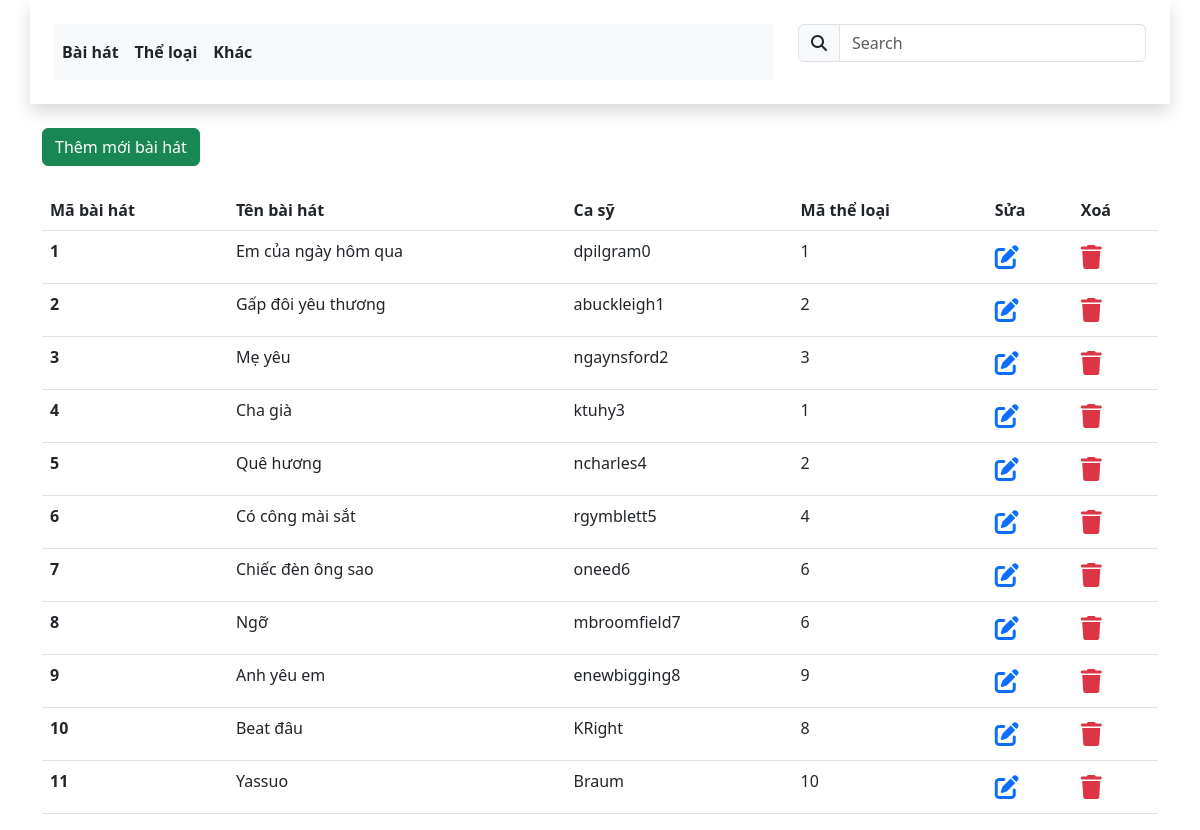
Screenshot of /?controller=song&action=index with the database file from the repository.
### tables this page shows
CREATE TABLE IF NOT EXISTS `song` (
  `id` int(11) NOT NULL AUTO_INCREMENT,
  `nameSong` varchar(255) DEFAULT NULL,
  `singer` varchar(255) DEFAULT NULL,
  `idCategory` int(11) NOT NULL,
  PRIMARY KEY (`id`),
  KEY `song_ibfk_1` (`idCategory`),
  CONSTRAINT `song_ibfk_1` FOREIGN KEY (`idCategory`) REFERENCES `category` (`id`) ON DELETE CASCADE ON UPDATE CASCADE
);

### app/controllers/SongController.php (called while the page is built, shortened)
<?php
require_once APP_ROOT.'/app/services/SongService.php';
class SongController {
    public function index() {
        $songService = new SongService();
        $songs = $songService->getAllSongs();
        include APP_ROOT.'/app/views/song/index.php';
    }
}
?>

### app/services/SongService.php (called while the page is built, shortened)
<?php
require_once APP_ROOT.'/app/models/Song.php';
class SongService {
    public function getAllSongs() {
        $dbConnection = new DBConnection();
        $conn = $dbConnection->getConnection();
        if($conn != null){
            $sql = "SELECT * FROM song;";
            $stmt = $conn->prepare($sql);
            $stmt->execute();
            $songs = [];
            while ($row = $stmt->fetch()){
                $song = new Song(
                    $row['id'],
                    $row['nameSong'],
                    $row['singer'],
                    $row['idCategory']);
                $songs[] = $song;
            }
            return $songs;
        }else{
            return $songs = [];
        }
    }
}
?>

### app/models/Song.php (called while the page is built, shortened)
<?php
class Song {
    private $id;
    private $nameSong;
    private $singer;
    private $idCategory;
    public function __construct($id, $nameSong, $singer, $idCategory) {
        $this->id = $id;
        $this->nameSong = $nameSong;
        $this->singer = $singer;
        $this->idCategory = $idCategory;
    }
	public function getId() {
		return $this->id;
	}
	public function getNameSong() {
		return $this->nameSong;
	}
	public function getSinger() {
		return $this->singer;
	}
	public function getIdCategory() {
		return $this->idCategory;
	}
}
?>

### app/views/song/index.php (the view, shortened to what this page needs)
<!DOCTYPE html>
<html lang="en">
<head>
    <link rel="stylesheet" href="bootstrap/css/bootstrap.min.css">
    <link rel="stylesheet" href="fontawesome/css/all.min.css">
</head>
<body>
    <header>
        <?php
        include_once(APP_ROOT . '/app/views/layout/header.php')
        ?>
    </header>
    <section>
        <div class="container">
            <div class="row">
                <div class="col-12">
                    <a href="?controller=song&action=add_song">
                        <button type="button" class="btn btn-success my-4">Thêm mới bài hát</button>
                    </a>
                    <table class="table">
                        <thead>
                            <tr>
                                <th scope="col">Mã bài hát</th>
                                <th scope="col">Tên bài hát</th>
                                <th scope="col">Ca sỹ</th>
                                <th scope="col">Mã thể loại</th>
                                <th scope="col">Sửa</th>
                                <th scope="col">Xoá</th>
                            </tr>
                        </thead>
                        <tbody>
                            <?php
                            foreach ($songs as $song) {
                            ?>
                                <tr>
                                    <th scope="row"><?php echo $song->getId(); ?></th>
                                    <td><?php echo $song->getNameSong(); ?></td>
                                    <td><?php echo $song->getSinger(); ?></td>
                                    <td><?php echo $song->getIdCategory(); ?></td>
                                    <td>
                                        <a class="fs-4 color-primary" href="?controller=song&action=edit_song&idSelect=<?php echo $song->getId(); ?>">
                                            <i class="fa-solid fa-pen-to-square"></i>
                                        </a>
                                    </td>
                                    <td>
                                        <a class="fs-4 color-primary user-delete-link" href="" data-bs-toggle="modal" data-bs-target="#modal<?php echo $song->getId(); ?>">
                                            <i class="fa-solid fa-trash text-danger"></i>
                                        </a>
                                    </td>
                                </tr>
                            <?php } ?>
                        </tbody>
                    </table>
                </div>
            </div>
        </div>
    </section>
</body>
</html>

### rows the page displays
song: id "1", nameSong "Em của ngày hôm qua", singer "dpilgram0", idCategory "1"
song: id "2", nameSong "Gấp đôi yêu thương", singer "abuckleigh1", idCategory "2"
song: id "3", nameSong "Mẹ yêu", singer "ngaynsford2", idCategory "3"
song: id "4", nameSong "Cha già", singer "ktuhy3", idCategory "1"
song: id "5", nameSong "Quê hương", singer "ncharles4", idCategory "2"
song: id "6", nameSong "Có công mài sắt", singer "rgymblett5", idCategory "4"
song: id "7", nameSong "Chiếc đèn ông sao", singer "oneed6", idCategory "6"
song: id "8", nameSong "Ngỡ", singer "mbroomfield7", idCategory "6"
song: id "9", nameSong "Anh yêu em", singer "enewbigging8", idCategory "9"
song: id "10", nameSong "Beat đâu", singer "KRight", idCategory "8"
song: id "11", nameSong "Yassuo", singer "Braum", idCategory "10"
